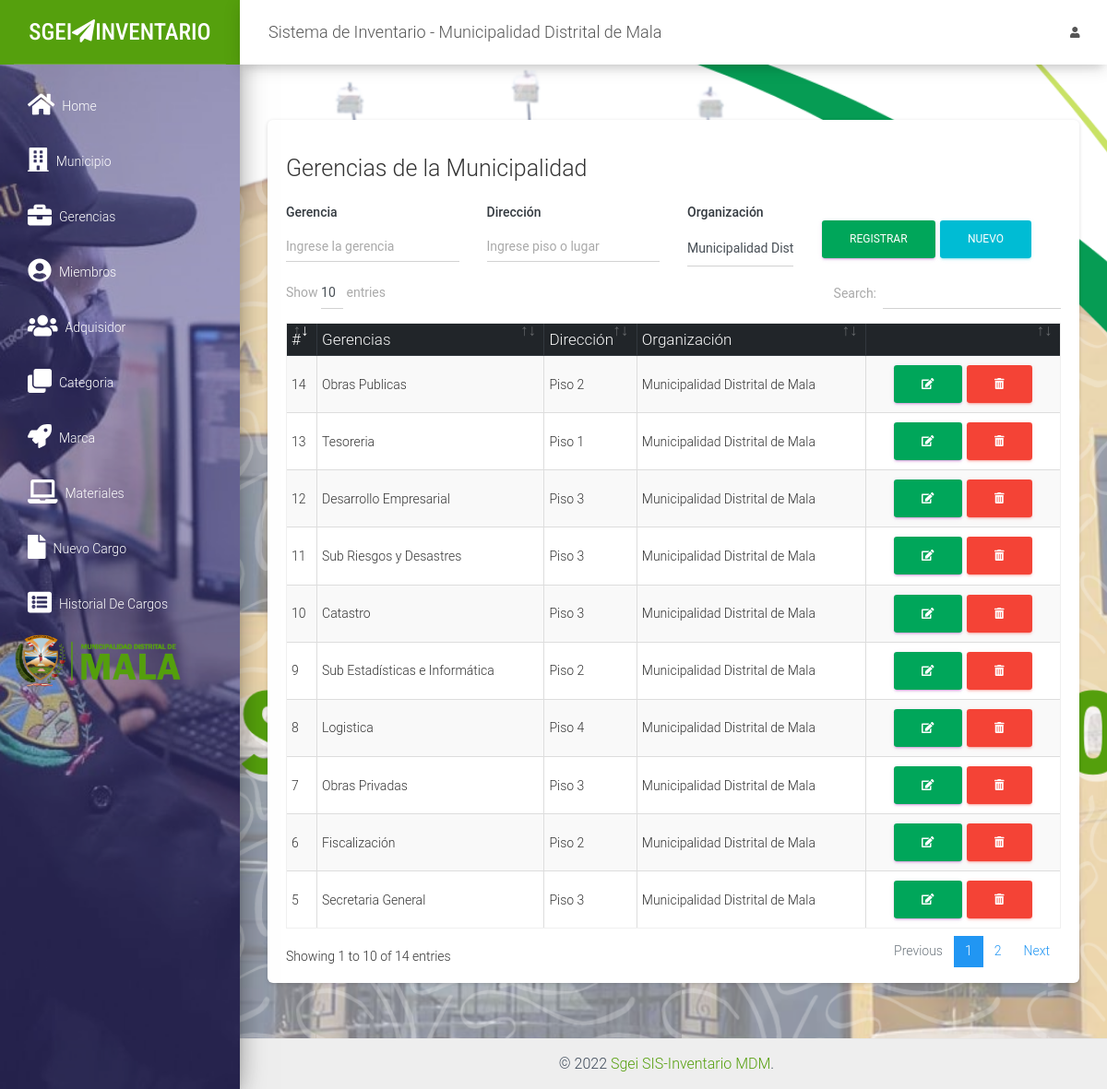
The page /src/gerencias.php (signed in) on the database its author committed.
### tables this page shows
CREATE TABLE `gerencias` (
  `id` int(11) NOT NULL,
  `gerencias` varchar(100) NOT NULL,
  `direccion` varchar(50) NOT NULL,
  `id_org` int(11) NOT NULL
);

CREATE TABLE `organizacion` (
  `id` int(11) NOT NULL,
  `nombre` varchar(100) NOT NULL,
  `telefono` varchar(15) NOT NULL,
  `email` varchar(100) NOT NULL,
  `direccion` text NOT NULL
);

### src/gerencias.php (the view, shortened to what this page needs)
<?php
include "../conexion.php";
include_once "includes/header.php";
?>
<div class="card">
    <div class="card-body">
        <div class="row">
            <div class="col-md-12">
                <h3>Gerencias de la Municipalidad</h3>
                <form action="" method="post" autocomplete="off" id="formulario">
                    <div class="row">
                        <div class="col-md-3">
                            <div class="form-group">
                                <label for="gerencias" class="text-dark font-weight-bold">Gerencia</label>
                                <input type="text" placeholder="Ingrese la gerencia" name="gerencias" id="gerencias" class="form-control">
                            </div>
                        </div>
                        <div class="col-md-3">
                            <div class="form-group">
                                <label for="direccion" class="text-dark font-weight-bold">Dirección</label>
                                <input type="text" placeholder="Ingrese piso o lugar" name="direccion" id="direccion" class="form-control">
                            </div>
                        </div>
                        <div class="col-md-2">
                            <div class="form-group">
                                <label for="organizacion" class="text-dark font-weight-bold">Organización</label>
                                <select id="organizacion" class="form-control" name="organizacion" required>
                                    <?php
                                        $query_orga = mysqli_query($conexion, "SELECT * FROM organizacion");
                                        while ($data = mysqli_fetch_assoc($query_orga)) { ?>
                                                <option value="<?php echo $data['id'] ?>"><?php echo $data['nombre'] ?></option>
                                    <?php } ?>
                                </select>
                            </div>
                        </div>
                        <div class="col-md-4 mt-4">
                            <input type="submit" value="Registrar" class="btn btn-primary" id="btnAccion">
                            <input type="button" value="Nuevo" class="btn btn-info" id="btnNuevo" onclick="limpiar()">
                        </div>
                    </div>
                </form>
            </div>
            <div class="col-md-12">
                <div class="table-responsive">
                    <table class="table table-striped table-bordered" id="tbl">
                        <thead class="thead-dark">
                            <tr>
                                <th>#</th>
                                <th>Gerencias</th>
                                <th>Dirección</th>
                                <th>Organización</th>
                                <th></th>
                            </tr>
                        </thead>
                        <tbody>
                            <?php
                            include "../conexion.php";
                            $query = mysqli_query($conexion, "SELECT g.id, g.gerencias, g.direccion, o.nombre FROM gerencias g INNER JOIN organizacion o ON g.id_org = o.id");
                            $result = mysqli_num_rows($query);
                            if ($result > 0) {
                                while ($data = mysqli_fetch_assoc($query)) { ?>
                                    <tr>
                                        <td><?php echo $data['id']; ?></td>
                                        <td><?php echo $data['gerencias']; ?></td>
                                        <td><?php echo $data['direccion']; ?></td>
                                        <td ><?php echo $data['nombre']; ?></td>
                                        <td style="width: 200px;">
                                            <center>
                                            <a href="#" onclick="editarGer(<?php echo $data['id']; ?>)" class="btn btn-primary"><i class='fas fa-edit'></i></a>
                                            <form action="eliminar_ger.php?id=<?php echo $data['id']; ?>" method="post" class="confirmar d-inline">
                                                <button class="btn btn-danger" type="submit"><i class='fas fa-trash-alt'></i> </button>
                                            </form>
                                            </center>
                                        </td>
                                    </tr>
                            <?php }
                            } ?>
                        </tbody>
                    </table>
                </div>
            </div>
        </div>
    </div>
</div>
<?php include_once "includes/footer.php"; ?>

### rows shown on the page
gerencias: id "5", gerencias "Secretaria General", direccion "Piso 3", id_org.nombre "Municipalidad Distrital de Mala"
gerencias: id "6", gerencias "Fiscalización", direccion "Piso 2", id_org.nombre "Municipalidad Distrital de Mala"
gerencias: id "7", gerencias "Obras Privadas", direccion "Piso 3", id_org.nombre "Municipalidad Distrital de Mala"
gerencias: id "8", gerencias "Logistica", direccion "Piso 4", id_org.nombre "Municipalidad Distrital de Mala"
gerencias: id "9", gerencias "Sub Estadísticas e Informática", direccion "Piso 2", id_org.nombre "Municipalidad Distrital de Mala"
gerencias: id "10", gerencias "Catastro", direccion "Piso 3", id_org.nombre "Municipalidad Distrital de Mala"
gerencias: id "11", gerencias "Sub Riesgos y Desastres", direccion "Piso 3", id_org.nombre "Municipalidad Distrital de Mala"
gerencias: id "12", gerencias "Desarrollo Empresarial", direccion "Piso 3", id_org.nombre "Municipalidad Distrital de Mala"
gerencias: id "13", gerencias "Tesoreria", direccion "Piso 1", id_org.nombre "Municipalidad Distrital de Mala"
gerencias: id "14", gerencias "Obras Publicas", direccion "Piso 2", id_org.nombre "Municipalidad Distrital de Mala"

### other values the page prints
form field organizacion "Municipalidad Distrital de Mala"
